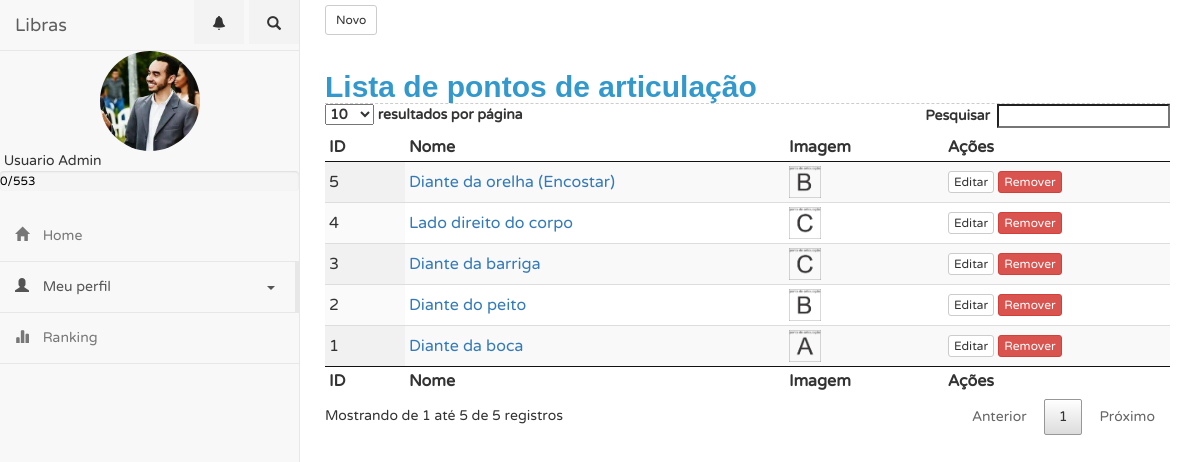
Page /?controller=pontoDeArticulacao&action=index (signed in) on the committed database.
### tables this page shows
CREATE TABLE `ponto_de_articulacao` (
  `id` bigint(20) NOT NULL AUTO_INCREMENT,
  `imagem` varchar(255) DEFAULT NULL,
  `nome` varchar(255) DEFAULT NULL,
  PRIMARY KEY (`id`)
);

### controllers/PontoDeArticulacaoController.php (called while the page is built, shortened)
<?php
class PontoDeArticulacaoController {
    public function index() {
        $pontosdearticulacao = PontoDeArticulacaoDAO::all();
        require_once('views/pontodearticulacao/index.php');
    }
}
?>

### connection.php (called while the page is built, shortened)
<?php
  class Db {
    private static $instance = NULL;
    public static function getInstance() {
      if (!isset(self::$instance)) {
        $pdo_options[PDO::ATTR_ERRMODE] = PDO::ERRMODE_EXCEPTION;
        self::$instance = new PDO('mysql:host=localhost;dbname=libras', 'root', '12345678', $pdo_options);
      }
      return self::$instance;
    }
  }
?>

### models/PontoDeArticulacaoDAO.php (called while the page is built, shortened)
<?php
require_once 'models/PontoDeArticulacao.php';
class PontoDeArticulacaoDAO {
    public static function all() {
        $lista = [];
        $req = Db::getInstance()->query('SELECT * FROM ponto_de_articulacao');
        foreach ($req->fetchAll() as $linha) {
            $pontodearticulacao = new PontoDeArticulacao();
            $pontodearticulacao->setId($linha['id']);
            $pontodearticulacao->setNome($linha["nome"]);
            $pontodearticulacao->setImagem($linha["imagem"]);
            $lista[] = $pontodearticulacao;
        }
        return $lista;
    }
}

### models/PontoDeArticulacao.php (called while the page is built)
<?php
class PontoDeArticulacao{
    private $id;
    private $nome;
    private $imagem;
function setId ($id){
        $this->id=$id;
    }
    function getId (){
        return $this->id;
    }
    public function getNome() {
        return $this->nome;
    }
    public function setNome($nome) {
        $this->nome = $nome;
    }
    public function getImagem() {
        return $this->imagem;
    }
    public function setImagem($imagem) {
        $this->imagem = $imagem;
    }
}
?>

### views/pontodearticulacao/index.php (the view)
<button  onclick="location.href='?controller=pontodearticulacao&action=add'" type="button" class="btn btn-default btn-sm" style="margin-top: 5px">
                    Novo
                </button>
            <br/>
            <br/>
            <h2>Lista de pontos de articulação</h2>
<table id="example" class="display compact" cellspacing="0" width="100%">
    <thead>
        <tr>
            <th>ID</th>
            <th>Nome</th>
            <th>Imagem</th>
            <th>Ações</th>
        </tr>
    </thead>
    <tfoot>
        <tr>
            <th>ID</th>
            <th>Nome</th>
            <th>Imagem</th>
            <th>Ações</th>
        </tr>
    </tfoot>
    <tbody>
        <?php foreach ($pontosdearticulacao as $pontodearticulacao) { ?>
            <tr>
                <td><?php echo $pontodearticulacao->getId();?> </td>                <td><a href="?controller=pontodearticulacao&action=view&id=<?php echo $pontodearticulacao->getId();?>"><?php echo $pontodearticulacao->getNome(); ?></a></td>
                <td><img src="/libras/storage/imagens/ponto_de_articulacao/<?php echo $pontodearticulacao->getImagem(); ?>" width=32 /></td>
                <td><button type="button" onclick="location.href='?controller=pontoDeArticulacao&action=edit&id=<?php echo base64_encode($pontodearticulacao->getId());?>';" class="btn btn-default btn-xs">Editar</button>
                    <button type="button" onclick="javascript:remover('?controller=pontoDeArticulacao&action=delete&id=<?php echo base64_encode($pontodearticulacao->getId());?>');" class="btn btn-danger btn-xs">Remover</button>
                </td>
            </tr>
        <?php } ?>
    </tbody>
</table>

### webroot/css/estilo.css (style rules this page uses)
* { margin:0; padding:0; font-family: myFirstFont; }
h2 { font-family: Arial, sans-serif; color: #3399CC; font-size: 30px; font-weight: bold; border-bottom: 1px dashed #ccc; margin: 15px 0px 0px 0px; }

### rows in the picture
ponto_de_articulacao: id "1", nome "Diante da boca", imagem (picture)
ponto_de_articulacao: id "2", nome "Diante do peito", imagem (picture)
ponto_de_articulacao: id "3", nome "Diante da barriga", imagem (picture)
ponto_de_articulacao: id "4", nome "Lado direito do corpo", imagem (picture)
ponto_de_articulacao: id "5", nome "Diante da orelha (Encostar)", imagem (picture)

### other values in the picture
$usuario_logado['nome'] "Usuario Admin"
$usuario_logado['pontuacao'] "0"
$_SESSION['total_sinais_cadastrados'] "553"
